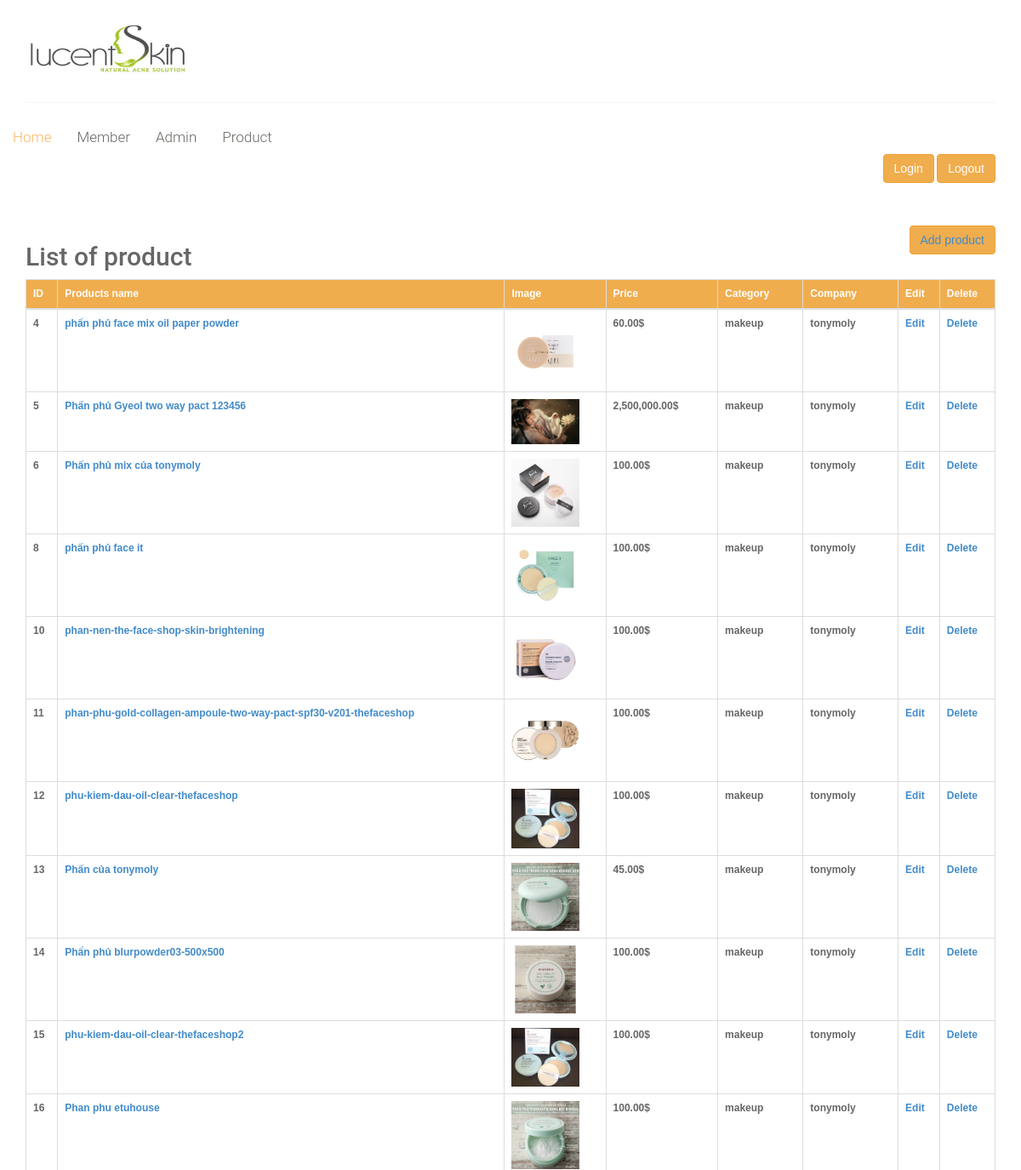
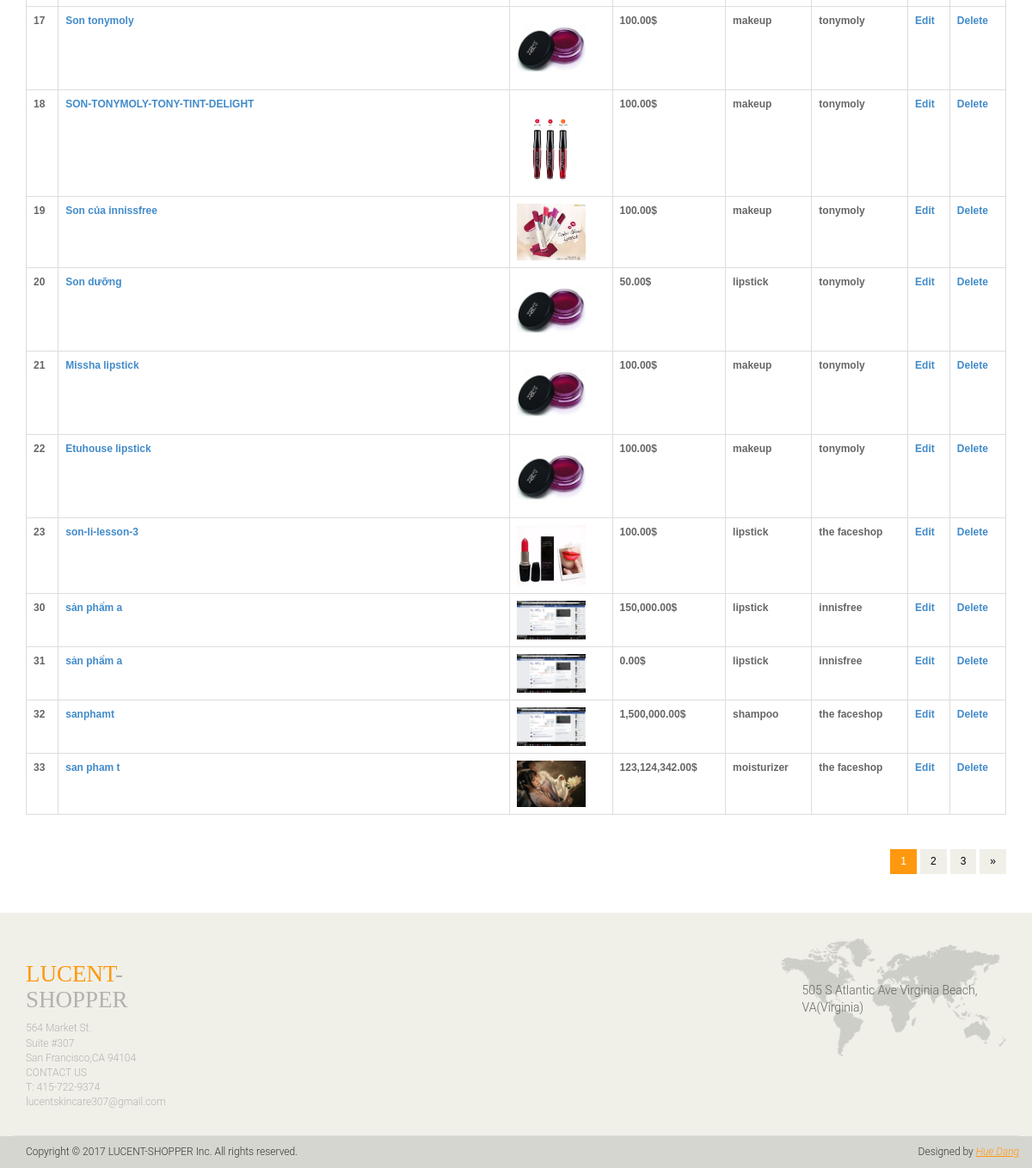
The page /product.php on the database its author committed (2 pictures, top to bottom).
### tables this page shows
CREATE TABLE `sanpham` (
  `id_sp` int(11) NOT NULL,
  `ten_sp` varchar(255) NOT NULL,
  `anh_sp` varchar(255) NOT NULL,
  `gia_sp` double NOT NULL,
  `dac_biet` int(11) NOT NULL,
  `trang_thai` tinyint(1) NOT NULL,
  `chi_tiet` text NOT NULL,
  `id_dm` int(11) NOT NULL,
  `id_hang` int(11) NOT NULL
);

CREATE TABLE `category` (
  `id_dm` int(11) NOT NULL,
  `ten_dm` varchar(255) NOT NULL
);

CREATE TABLE `hangsp` (
  `id_hang` int(11) NOT NULL,
  `ten_hang` varchar(255) NOT NULL
);

### product.php (called while the page is built, shortened)
<?php
    include("master_page.php");
?>

### product_include.php (the view, shortened to what this page needs)
<?php
$sql = "SELECT * FROM sanpham
INNER JOIN category
ON sanpham.id_dm = category.id_dm
INNER JOIN hangsp
ON sanpham.id_hang = hangsp.id_hang";
$query = mysql_query($sql);
?>
  <div class="col-xs-12">
    <p class="text-right">
      <h2 class="pull-left">List of product</h2>
      <span class="btn btn-warning pull-right"><a href="add.php">Add product</a></span>
    </p>
    <div class="table-responsive">
      <table class="table table-bordered">
        <thead>
          <tr class="btn-warning">
            <th>ID</th>
            <th>Products name</th>
            <th>Image</th>
            <th>Price</th>
            <th>Category</th>
            <th>Company</th>
            <th>Edit</th>
            <th>Delete</th>
          </tr>
        </thead>
        <tbody>
          <?php while($row = mysql_fetch_array($query)){?>
            <tr>
              <th><span><?php echo $row['id_sp'];?></span></th>
              <th>
                <a href="#">
                  <?php echo $row['ten_sp'];?>
                </a>
              </th>
              <th><span class="thumb"><img width="80" src="images/<?php echo $row['anh_sp'];?>" /></span></th>
              <th><span class="price"><?php echo number_format($row['gia_sp'], 2);?></span>$</th>
              <th>
                <?php echo $row['ten_dm'];?>
              </th>
              <th>
                <?php echo $row['ten_hang'];?>
              </th>
              <th><a href="edit.php?id_sp=<?php echo $row['id_sp']; ?>"><span>Edit</span></a></th>
              <th><a onclick=" return confirm('Bạn có muốn xóa ?');" href="delete.php?id_sp=<?php echo $row['id_sp']; ?>"><span>Delete</span></a></th>
            </tr>
            <?php }?>
        </tbody>
      </table>
      <div class="text-right">
          <ul class="pagination" style="padding:0px;">
            <li class="active"><a href="">1</a></li>
            <li><a href="">2</a></li>
            <li><a href="">3</a></li>
            <li><a href="">&raquo;</a></li>
          </ul>
        </div>
    </div>
  </div>

### master_page.php (shortened to what this page needs)
<!DOCTYPE html>
<html lang="en">
<head>
  <link href="css/bootstrap.min.css" rel="stylesheet">
  <link href="css/font-awesome.min.css" rel="stylesheet">
  <link href="css/slider.css" rel="stylesheet">
  <link href="css/main.css" rel="stylesheet">
  <link href="css/responsive.css" rel="stylesheet">
</head>
<body>
  <?php include("header.php");?>
      <div class="content container">
        <div class="row">
          <?php include($page_content);?>
        </div>
      </div>
      <?php include("footer.php");?>
</body>
</html>

### header.php (shortened to what this page needs)
<header id="header">
  <div class="header-middle">
    <div class="container">
      <div class="row">
        <div class="col-sm-4">
          <div class="logo pull-left">
            <a href="index.html"><img src="images/home/logo.png" alt="" /></a>
          </div>
        </div>
        <div class="col-sm-4"></div>
        <div class="clearfix"></div>
      </div>
    </div>
  </div>
  <div class="header-bottom">
    <div class="container">
      <div class="row">
        <div class="mainmenu pull-left">
          <ul class="nav navbar-nav collapse navbar-collapse">
            <li><a href="" class="active">Home</a></li>
            <li><a href="quantri.php?page_layout=thanhvien">Member</a> </li>
            <li><a href="admin.php">Admin</a> </li>
            <li><a href="product.php">Product</a></li>
          </ul>
        </div>
      </div>
      <div class="row">
        <div class="col-xs-12">
          <p class="text-right">
            <a href="#" class="btn btn-warning"><span><?php echo $tk?></span> Login </a>
            <a href="logout.php" class="btn btn-warning">Logout </a>
          </p>
        </div>
      </div>
    </div>
  </div>
</header>

### footer.php
<footer id="footer" style="margin-top:20px">
  <div class="footer-top">
    <div class="container">
      <div class="row">
        <div class="col-sm-2">
          <div class="companyinfo">
            <h2><span>LUCENT</span>-shopper</h2>
            <p>564 Market St.
              <br> Suite #307 </br>
              San Francisco,CA 94104</br>
              CONTACT US</br>
              T: 415-722-9374</br>
              lucentskincare307@gmail.com</br>
            </p>
          </div>
        </div>
        <div class="col-sm-7">
        </div>
        <div class="col-sm-3">
          <div class="address">
            <img src="images/home/map.png" alt="" />
            <p>505 S Atlantic Ave Virginia Beach, VA(Virginia)</p>
          </div>
        </div>
      </div>
    </div>
  </div>
  <div class="footer-bottom">
    <div class="container">
      <div class="row">
        <p class="pull-left">Copyright © 2017 LUCENT-SHOPPER Inc. All rights reserved.</p>
        <p class="pull-right">Designed by <span><a target="_blank" href="https://web.facebook.com/profile.php?id=100014706935311">Hue Dang</a></span></p>
      </div>
    </div>
  </div>
</footer>

### css/main.css (style rules this page uses)
body { font-family: 'Roboto', sans-serif; position: relative; font-weight: 400px; }
ul li { list-style: none; }
a { -webkit-transition: 300ms; -moz-transition: 300ms; -o-transition: 300ms; transition: 300ms; }
.container { font-family: Verdana, Geneva, sans-serif; font-size: 12px; color: #666; }
h1, h2, h3, h4, h5, h6 { font-family: 'Roboto', sans-serif; }
.header-middle .container .row .col-sm-4 .pull-left a img { width: 200px; height: 80px; border: 0; }
.header-middle .container .row { border-bottom: 1px solid #f5f5f5; margin-left: 0; margin-right: 0; padding-bottom: 20px; padding-top: 20px; }
.header-middle .container .row .col-sm-4 { padding-left: 0; }
.header-bottom { padding-bottom: 30px; padding-top: 30px; }
.navbar-collapse.collapse { padding-left: 0; }
.mainmenu ul li { padding-right: 15px; padding-left: 15px; }
.mainmenu ul li:first-child { padding-left: 0px; }
.mainmenu ul li a { color: #696763; font-family: 'Roboto', sans-serif; font-size: 17px; font-weight: 300; padding: 0; padding-bottom: 10px; }
.mainmenu ul li a:hover, .mainmenu ul li a.active, .shop-menu ul li a.active { background: none; color: #fdb45e; }
#footer { background: #F0F0E9; }
.footer-top .container { border-bottom: 1px solid #E0E0DA; padding-bottom: 20px; }
.companyinfo { margin-top: 57px; }
.companyinfo h2 { color: #B4B1AB; font-family: abel; font-size: 27px; text-transform: uppercase; }
.companyinfo h2 span { color: #FE980F; }
.companyinfo p { color: #B3B3AD; font-family: 'Roboto', sans-serif; font-size: 12px; font-weight: 300; }
.footer-top .col-sm-3 { overflow: hidden; }
.col-sm-3 { position: inherit; }
.address { margin-top: 30px; position: relative; overflow: hidden; }
.address img { width: 100%; }
.address p { color: #666663; font-family: 'Roboto', sans-serif; font-size: 14px; font-weight: 300; left: 25px; position: absolute; top: 50px; }
.footer-bottom { background: #D6D6D0; padding-top: 10px; }
.footer-bottom p { color: #363432; font-family: 'Roboto', sans-serif; font-weight: 300; margin-left: 15px; }
.footer-bottom p span a { color: #FE980F; font-style: italic; text-decoration: underline; }
.pagination li:first-child a, .pagination li:first-child span { border-bottom-left-radius: 0; border-top-left-radius: 0; margin-left: 0; }
.pagination li:last-child a, .pagination li:last-child span { border-bottom-right-radius: 0; border-top-right-radius: 0; margin-right: 0px; }
.pagination .active a, .pagination .active span, .pagination .active a:hover, .pagination .active span:hover, .pagination .active a:focus, .pagination .active span:focus { background-color: #FE980F; border-color: #FE980F; color: #FFFFFF; cursor: default; z-index: 2; }
.pagination li a, .pagination li span { background-color: #f0f0e9; border: 0; float: left; line-height: 1.42857; margin-left: -1px; padding: 6px 12px; position: relative; text-decoration: none; margin-right: 5px; color: #000; }

### rows shown on the page
sanpham: id_sp "4", ten_sp "phấn phủ face mix oil paper powder", anh_sp (picture), gia_sp "60.00", id_dm.ten_dm "makeup", id_hang.ten_hang "tonymoly"
sanpham: id_sp "5", ten_sp "Phấn phủ Gyeol two way pact 123456", anh_sp (picture), gia_sp "2,500,000.00", id_dm.ten_dm "makeup", id_hang.ten_hang "tonymoly"
sanpham: id_sp "6", ten_sp "Phấn phủ mix của tonymoly", anh_sp (picture), gia_sp "100.00", id_dm.ten_dm "makeup", id_hang.ten_hang "tonymoly"
sanpham: id_sp "8", ten_sp "phấn phủ face it", anh_sp (picture), gia_sp "100.00", id_dm.ten_dm "makeup", id_hang.ten_hang "tonymoly"
sanpham: id_sp "10", ten_sp "phan-nen-the-face-shop-skin-brightening", anh_sp (picture), gia_sp "100.00", id_dm.ten_dm "makeup", id_hang.ten_hang "tonymoly"
sanpham: id_sp "11", ten_sp "phan-phu-gold-collagen-ampoule-two-way-pact-spf30-v201-thefaceshop", anh_sp (picture), gia_sp "100.00", id_dm.ten_dm "makeup", id_hang.ten_hang "tonymoly"
sanpham: id_sp "12", ten_sp "phu-kiem-dau-oil-clear-thefaceshop", anh_sp (picture), gia_sp "100.00", id_dm.ten_dm "makeup", id_hang.ten_hang "tonymoly"
sanpham: id_sp "13", ten_sp "Phấn của tonymoly", anh_sp (picture), gia_sp "45.00", id_dm.ten_dm "makeup", id_hang.ten_hang "tonymoly"
sanpham: id_sp "14", ten_sp "Phẩn phủ blurpowder03-500x500", anh_sp (picture), gia_sp "100.00", id_dm.ten_dm "makeup", id_hang.ten_hang "tonymoly"
sanpham: id_sp "15", ten_sp "phu-kiem-dau-oil-clear-thefaceshop2", anh_sp (picture), gia_sp "100.00", id_dm.ten_dm "makeup", id_hang.ten_hang "tonymoly"
sanpham: id_sp "16", ten_sp "Phan phu etuhouse", anh_sp (picture), gia_sp "100.00", id_dm.ten_dm "makeup", id_hang.ten_hang "tonymoly"
sanpham: id_sp "17", ten_sp "Son tonymoly", anh_sp (picture), gia_sp "100.00", id_dm.ten_dm "makeup", id_hang.ten_hang "tonymoly"
sanpham: id_sp "18", ten_sp "SON-TONYMOLY-TONY-TINT-DELIGHT", anh_sp (picture), gia_sp "100.00", id_dm.ten_dm "makeup", id_hang.ten_hang "tonymoly"
sanpham: id_sp "19", ten_sp "Son của innissfree", anh_sp (picture), gia_sp "100.00", id_dm.ten_dm "makeup", id_hang.ten_hang "tonymoly"
sanpham: id_sp "20", ten_sp "Son dưỡng", anh_sp (picture), gia_sp "50.00", id_dm.ten_dm "lipstick", id_hang.ten_hang "tonymoly"
sanpham: id_sp "21", ten_sp "Missha lipstick", anh_sp (picture), gia_sp "100.00", id_dm.ten_dm "makeup", id_hang.ten_hang "tonymoly"
sanpham: id_sp "22", ten_sp "Etuhouse lipstick", anh_sp (picture), gia_sp "100.00", id_dm.ten_dm "makeup", id_hang.ten_hang "tonymoly"
sanpham: id_sp "23", ten_sp "son-li-lesson-3", anh_sp (picture), gia_sp "100.00", id_dm.ten_dm "lipstick", id_hang.ten_hang "the faceshop"
sanpham: id_sp "30", ten_sp "sản phẩm a", anh_sp (picture), gia_sp "150,000.00", id_dm.ten_dm "lipstick", id_hang.ten_hang "innisfree"
sanpham: id_sp "31", ten_sp "sản phẩm a", anh_sp (picture), gia_sp "0.00", id_dm.ten_dm "lipstick", id_hang.ten_hang "innisfree"
sanpham: id_sp "32", ten_sp "sanphamt", anh_sp (picture), gia_sp "1,500,000.00", id_dm.ten_dm "shampoo", id_hang.ten_hang "the faceshop"
sanpham: id_sp "33", ten_sp "san pham t", anh_sp (picture), gia_sp "123,124,342.00", id_dm.ten_dm "moisturizer", id_hang.ten_hang "the faceshop"
